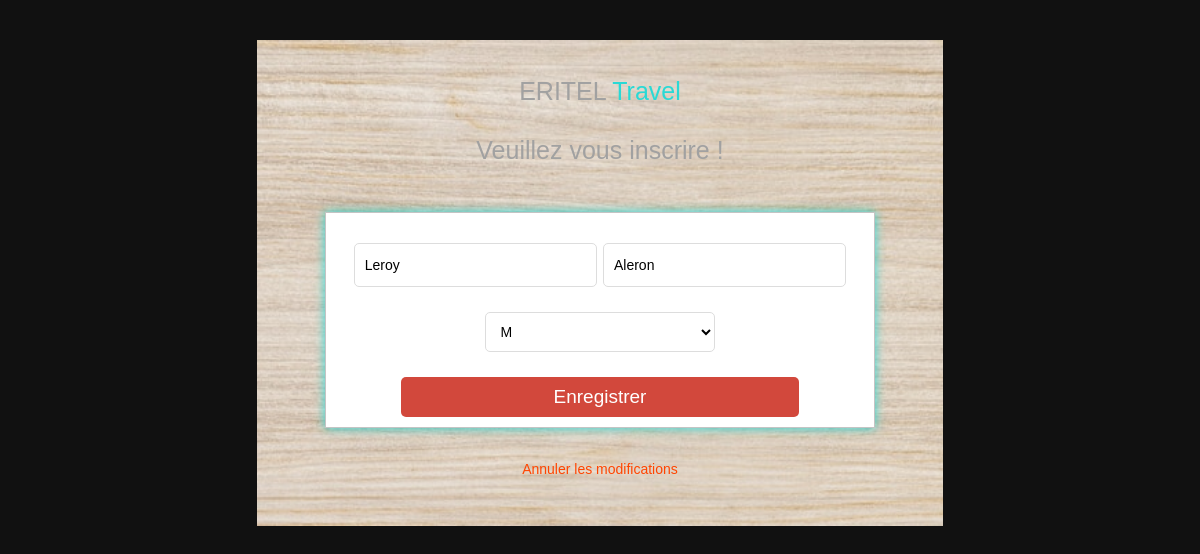
Page /Users/editTourism?id=30 (signed in) on the committed database.
### tables this page shows
CREATE TABLE `tourisme` (
  `id` int(4) NOT NULL,
  `lname` varchar(50) NOT NULL,
  `fname` varchar(50) NOT NULL,
  `civilite` varchar(1) NOT NULL,
  `image` varchar(100) NOT NULL,
  `idGuide` int(4) NOT NULL
);

### App/Controllers/Users.php (called while the page is built, shortened)
<?php
class Users extends \Core\Controller {
  public function editTourismAction() {
    View::render("Admin/edit_tourist.php");
  }
}

### public/index.php (called while the page is built, shortened)
<?php
$router = new Core\Router();
$router->add('', ['controller' => 'Users', 'action' => 'accueil']);
$router->add('login', ['controller' => 'Users', 'action' => 'login']);
$router->add('admin', ['controller' => 'Users', 'action' => 'login']);
$router->add('about', ['controller' => 'Users', 'action' => 'about']);
$router->add('contact', ['controller' => 'Users', 'action' => 'contact']);
$router->add('site', ['controller' => 'Users', 'action' => 'site']);
$router->add('{controller}/{action}');
$router->add("{controller}/{id:\d+}/{action}");
$router->add("admin/{controller}/{action}", ["namespace" => "Admin"]);
$router->dispatch($_SERVER["QUERY_STRING"]);

### App/Views/Admin/edit_tourist.php (the view, shortened to what this page needs)
<?php
    require_once 'connexion.php';
?>
<!DOCTYPE html>
<html lang="en">
<head>
    <link rel="stylesheet" href="../../ressources/css/styleForm.css">
</head>
<body>
	<div class="containe">
		<h1 class="box-logo box-title">ERITEL <span>Travel</span></h1>
		<h1 class="box-title">Veuillez vous inscrire !</h1>
        <?php
            $getId = $_GET['id'];
            $request = $connexion->prepare("SELECT * FROM `tourisme` WHERE id = ?");
            $request->execute([$getId]);
            if($request->rowCount() > 0){
            while($tourism = $request->fetch(PDO::FETCH_ASSOC)){
        ?>
		<form action="/TouristeController/updateTourist" method="POST" enctype="multipart/form-data" class="box">
			<input type="text" class="box-input" name="lname" placeholder="Nom" required value="<?= $tourism['lname']; ?>" />
			<input type="text" class="box-input" name="fname" placeholder="Prénom" required value="<?= $tourism['fname']; ?>" />
            <select class="box-input" name="civilite" id="civilite" >
                <option value="" disabled selected><?= $tourism['civilite']; ?></option>
            </select>
			<input type="submit" name="enregistrer" value="Enregistrer" class="box-button" />
		</form>
        <?php
            }
            }
        ?>
		<p class="box-register"><a href="/TouristeController/showTourist">Annuler les modifications</a></p>
	</div>
</body>
</html>

### public/ressources/css/styleForm.css (style rules this page uses)
* { font-family: 'Raleway', sans-serif; }
:root { --first_color:#fff; --second_color:#111; --tird_color:#29d9d5; --forth_color:#222; --fith_color:#999; }
body { background: var(--second_color); background-repeat: no-repeat; background-position: center; background-size: cover; display: flex; justify-content: center; align-items: center; }
.containe { margin: 2rem auto; background: url('../assets/fond-design-texture-bois-chene_53876-143033.jpg'); background-repeat: no-repeat; background-position: center; background-size: cover; max-width: 1000px; padding: 3rem 2rem; text-align: center; }
.containe .box { display: flex; flex-wrap: wrap; align-items: center; justify-content: space-around; border: 1px solid #c4c4c4; padding: 30px 25px 10px 25px; background: white; margin: 2rem auto; max-width: 80%; box-shadow: 0 0 10px var(--tird_color); text-align: center; }
.containe h1.box-logo span { color: var(--tird_color); }
.containe h1.box-title { color: #a1a1a1; font-weight: 300; padding: 15px 25px; line-height: 30px; font-size: 25px; text-align:center; margin: -27px -26px 26px; }
.containe .box .box-button { border-radius: 5px; background: #d2483c; text-align: center; cursor: pointer; font-size: 19px; width: 80%; height: 40px; padding: 0; color: #fff; border: 0; outline:0; }
.containe .box-register { text-align:center; margin-bottom:0px; }
.containe .box-register a { text-decoration:none; font-size:14px; color:orangered; }
.containe .box .box-input { font-size: 14px; background: #fff; border: 1px solid #ddd; margin-bottom: 25px; padding-left:10px; border-radius: 5px; flex-basis: 46%; height: 40px; }

### rows in the picture
tourisme: lname "Leroy", fname "Aleron", civilite "M"
